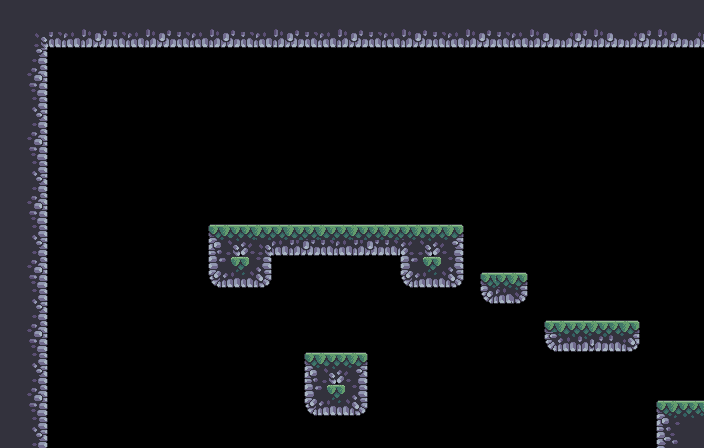

A level layout from a 2D game, rendered from its tile map. Below: a short description, then the map file with its tile-grid data intact:
An orthogonal 44x28 tile map with 16x16 px tiles, 1 tile layer (Calque de Tuiles 1) and 18 objects (16x collision, 2x spawn).

<map version="1.5" tiledversion="1.7.2" orientation="orthogonal" renderorder="right-down" width="44" height="28" tilewidth="16" tileheight="16" infinite="0" nextlayerid="3" nextobjectid="25">
 <tileset firstgid="1" source="../Terrain (32x32).tsx" />
 <layer id="1" name="Calque de Tuiles 1" width="44" height="28">
  <data encoding="csv">
106,106,106,106,106,106,106,106,106,106,106,106,106,106,106,106,106,106,106,106,106,106,106,106,106,106,106,106,106,106,106,106,106,106,115,115,115,115,115,115,115,115,115,115,
106,106,106,106,106,139,140,106,106,139,140,106,106,139,140,106,106,139,140,106,106,139,140,106,106,139,140,106,106,139,140,106,106,291,115,115,294,291,115,115,294,291,115,115,
106,106,252,175,172,173,174,175,172,173,174,175,172,173,174,175,172,173,174,175,172,173,174,175,172,173,174,175,172,173,174,175,172,325,326,327,328,325,326,327,328,325,326,327,
106,106,40,0,0,0,0,0,0,0,0,0,0,0,0,0,0,0,0,0,0,0,0,0,0,0,0,0,0,0,0,0,0,0,0,0,0,0,0,0,0,0,0,0,
106,73,74,0,0,0,0,0,0,0,0,0,0,0,0,0,0,0,0,0,0,0,0,0,0,0,0,0,0,0,0,0,0,0,0,0,0,0,0,0,0,0,0,0,
106,107,108,0,0,0,0,0,0,0,0,0,0,0,0,0,0,0,0,0,0,0,0,0,0,0,0,0,0,0,0,0,0,0,0,0,0,0,0,0,0,0,0,0,
106,106,142,0,0,0,0,0,0,0,0,0,0,0,0,0,0,0,0,0,0,0,0,0,0,0,0,0,0,0,0,0,0,0,0,0,0,0,0,0,0,0,0,0,
106,106,40,0,0,0,0,0,0,0,0,0,0,0,0,0,0,0,0,0,0,0,0,0,0,0,0,0,0,0,0,0,0,0,0,0,0,0,0,0,0,0,0,0,
106,73,74,0,0,0,0,0,0,0,0,0,0,0,0,0,0,0,0,0,0,0,0,0,0,0,0,0,0,0,0,0,0,0,0,0,0,0,0,0,0,0,0,0,
106,107,108,0,0,0,0,0,0,0,0,0,0,0,0,0,0,0,0,0,0,0,0,0,0,0,0,0,0,0,0,0,0,0,0,0,0,0,0,0,0,0,0,0,
106,106,142,0,0,0,0,0,0,0,0,0,0,0,0,0,0,0,0,0,0,0,0,0,0,0,0,0,0,0,0,0,0,0,0,0,0,0,0,0,0,0,0,0,
106,106,40,0,0,0,0,0,0,0,0,0,0,0,0,0,0,0,0,0,0,0,0,0,0,0,0,0,0,0,0,0,0,0,0,0,0,0,0,0,0,0,0,0,
106,73,74,0,0,0,0,0,0,0,0,0,0,0,0,0,0,0,0,0,0,0,0,0,0,0,0,0,0,0,0,0,0,0,0,0,0,0,0,0,0,0,0,0,
106,107,108,0,0,0,0,0,0,0,0,0,0,0,0,0,0,0,0,0,0,0,0,0,0,0,0,0,0,0,0,0,0,0,0,0,0,0,0,0,0,0,0,0,
106,106,142,0,0,0,0,0,0,0,0,0,0,235,236,237,274,275,276,277,274,275,274,275,276,277,236,237,238,0,0,0,0,0,0,0,0,0,0,0,0,0,0,0,
106,106,40,0,0,0,0,0,0,0,0,0,0,269,270,271,124,172,173,174,175,172,173,174,175,121,270,271,272,0,0,0,0,0,0,0,0,0,0,0,0,0,0,0,
106,73,74,0,0,0,0,0,0,0,0,0,0,303,304,305,306,0,0,0,0,0,0,0,0,303,304,305,306,0,0,0,0,0,0,0,0,0,0,0,0,0,0,0,
106,107,108,0,0,0,0,0,0,0,0,0,0,337,338,339,340,0,0,0,0,0,0,0,0,337,338,339,340,0,281,277,282,0,0,0,0,0,0,0,0,0,0,0,
106,106,142,0,0,0,0,0,0,0,0,0,0,0,0,0,0,0,0,0,0,0,0,0,0,0,0,0,0,0,315,172,316,0,0,0,0,0,0,0,0,0,0,0,
106,106,40,0,0,0,0,0,0,0,0,0,0,0,0,0,0,0,0,0,0,0,0,0,0,0,0,0,0,0,0,0,0,0,0,0,0,0,0,0,0,0,0,0,
106,73,74,0,0,0,0,0,0,0,0,0,0,0,0,0,0,0,0,0,0,0,0,0,0,0,0,0,0,0,0,0,0,0,273,274,275,276,277,278,0,0,0,0,
106,107,108,0,0,0,0,0,0,0,0,0,0,0,0,0,0,0,0,0,0,0,0,0,0,0,0,0,0,0,0,0,0,0,307,308,309,310,311,312,0,0,0,0,
106,106,142,0,0,0,0,0,0,0,0,0,0,0,0,0,0,0,0,235,236,237,238,0,0,0,0,0,0,0,0,0,0,0,0,0,0,0,0,0,0,0,0,0,
106,106,40,0,0,0,0,0,0,0,0,0,0,0,0,0,0,0,0,269,270,271,272,0,0,0,0,0,0,0,0,0,0,0,0,0,0,0,0,0,0,0,0,0,
106,73,74,0,0,0,0,0,0,0,0,0,0,0,0,0,0,0,0,303,304,305,306,0,0,0,0,0,0,0,0,0,0,0,0,0,0,0,0,0,0,0,0,0,
106,107,108,0,0,0,0,0,0,0,0,0,0,0,0,0,0,0,0,337,338,339,340,0,0,0,0,0,0,0,0,0,0,0,0,0,0,0,0,0,0,1,2,3,
106,106,142,0,0,0,0,0,0,0,0,0,0,0,0,0,0,0,0,0,0,0,0,0,0,0,0,0,0,0,0,0,0,0,0,0,0,0,0,0,0,35,36,37,
106,106,40,0,0,0,0,0,0,0,0,0,0,0,0,0,0,0,0,0,0,0,0,0,0,0,0,0,0,0,0,0,0,0,0,0,0,0,0,0,0,69,70,71
</data>
 </layer>
 <objectgroup id="2" name="Calque d'Objets 1">
  <object id="1" name="wall" type="collision" x="0" y="0" width="48" height="448" />
  <object id="2" name="ceilling" type="collision" x="0" y="0" width="704" height="48" />
  <object id="5" name="spawn_player" type="spawn" x="592" y="320">
   <point />
  </object>
  <object id="7" name="ground" type="collision" x="662" y="400" width="42" height="48" />
  <object id="9" name="wall" type="collision" x="656" y="406.333" width="48" height="41.6667" />
  <object id="10" name="platform" type="collision" x="544" y="320" width="96" height="32" />
  <object id="11" name="platform" type="collision" x="480" y="272" width="48" height="32" />
  <object id="13" name="ground" type="collision" x="214.667" y="224" width="241.333" height="22.6667" />
  <object id="14" name="wall" type="collision" x="208" y="229.333" width="256" height="18.6667" />
  <object id="16" name="wall" type="collision" x="208" y="230" width="64" height="50" />
  <object id="17" name="wall" type="collision" x="400" y="229.333" width="64" height="51.3333" />
  <object id="18" name="ceilling" type="collision" x="215.333" y="256" width="49.3333" height="32" />
  <object id="19" name="ceilling" type="collision" x="272" y="240" width="128" height="16" />
  <object id="20" name="ceilling" type="collision" x="407.333" y="268" width="50" height="20" />
  <object id="21" name="wall" type="collision" x="304" y="359.333" width="64" height="48.6667" />
  <object id="22" name="ground" type="collision" x="310.667" y="352" width="50.6667" height="33.3333" />
  <object id="23" name="ceilling" type="collision" x="310.667" y="388" width="51.3333" height="28" />
  <object id="24" name="object_map" type="spawn" x="336" y="224">
   <point />
  </object>
 </objectgroup>
</map>
